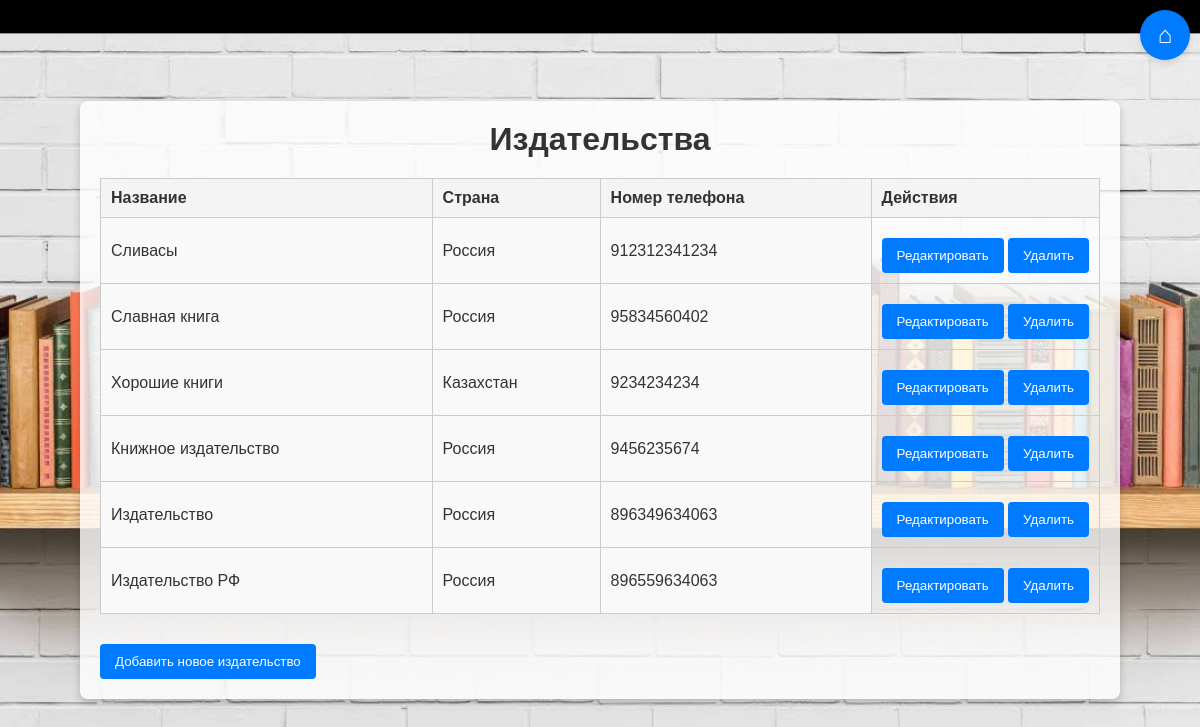
Page /app/Publishers.php (signed in) on the committed database.
### tables this page shows
CREATE TABLE `Publishers` (
  `publisher_id` int NOT NULL,
  `name` varchar(100) NOT NULL,
  `country` varchar(255) DEFAULT 'Россия',
  `phone_number` varchar(20) NOT NULL
);

### app/Publishers.php (the view, shortened to what this page needs)
<?php
include("dbook.php");
$publishers = mysqli_query($dbook, "SELECT * FROM Publishers");
?>
<!DOCTYPE html>
<html lang="ru">
<head>
    <link rel="stylesheet" href="styles.css">
</head>
<body class="publishers-page">
<div class="container">
 <button class="home-button">
            <a href="index.php" title="На главную">&#8962;</a>
        </button>
    <h1>Издательства</h1>
    <table>
        <thead>
            <tr>
                <th>Название</th>
                <th>Страна</th>
                <th>Номер телефона</th>
                <th>Действия</th>
            </tr>
        </thead>
        <tbody>
            <?php while ($publisher = mysqli_fetch_assoc($publishers)): ?>
                <tr id="publisher_<?=$publisher['publisher_id']?>">
                    <td class="editable" data-column="name"><?=$publisher['name']?></td>
                    <td class="editable" data-column="country"><?=$publisher['country']?></td>
                    <td class="editable" data-column="phone_number"><?=$publisher['phone_number']?></td>
					<td>
						<button class="editBtn button" data-id="<?=$publisher['publisher_id']?>">Редактировать</button>
						<button class="deleteBtn button" data-id="<?=$publisher['publisher_id']?>">Удалить</button>
					</td>
                </tr>
            <?php endwhile; ?>
        </tbody>
    </table>
 <button class="button" id="addPublisherBtn">Добавить новое издательство</button>
</body>
</html>

### app/styles.css (style rules this page uses)
body, h1, h2, p, a { margin: 0; padding: 0; box-sizing: border-box; }
body { font-family: Arial, sans-serif; background: url('picture.jpg') no-repeat center center fixed; background-size: cover; color: #333; display: flex; justify-content: center; align-items: center; height: 100vh; flex-direction: column; }
h1 { color: #f5f5f5; text-align: center; margin-bottom: 20px; font-size: 36px; }
.container { max-width: 100%; overflow-x: auto; }
table { width: 100%; border-collapse: collapse; }
table th, table td { border: 1px solid #ddd; padding: 8px; text-align: left; }
button { cursor: pointer; padding: 5px 10px; border: none; background-color: #007BFF; color: white; border-radius: 3px; }
body.publishers-page { font-family: Arial, sans-serif; background: url('picture.jpg') no-repeat center center fixed; background-size: cover; color: #333; margin: 0; padding: 20px; }
.publishers-page .container { background: rgba(255, 255, 255, 0.8); padding: 20px; align-items: center; width: 100%; border-radius: 8px; max-width: 100%; box-shadow: 0 4px 8px rgba(0, 0, 0, 0.2); max-width: 1000px; margin: 0 auto; }
.publishers-page table { width: 100%; max-width: 100%; table-layout: auto; max-height: 600px; overflow-y: auto; display:block; border-collapse: collapse; margin-bottom: 20px; }
.publishers-page table th, .publishers-page table td { border: 1px solid #ccc; padding: 10px; text-align: left; white-space: nowrap; }
.publishers-page table th { background-color: #f4f4f4; }
.publishers-page .button { display: inline-block; padding: 10px 15px; margin-top: 10px; color: #fff; background-color: #007bff; border: none; border-radius: 4px; text-decoration: none; text-align: center; cursor: pointer; }
.publishers-page .editable { background-color: #f9f9f9; }
.publishers-page h1 { font-size: 32px; font-weight: bold; color: #333; text-align: center; }
td:nth-child(4), td:nth-child(5) { width: 20%; }
.home-button { position: fixed; top: 10px; right: 10px; background-color: #007BFF; color: #fff; border: none; border-radius: 50%; width: 50px; height: 50px; display: flex; justify-content: center; align-items: center; font-size: 24px; line-height: 50px; cursor: pointer; box-shadow: 0 4px 6px rgba(0, 0, 0, 0.1); transition: background-color 0.3s ease; }
.home-button a { text-decoration: none; color: #fff; }

### rows in the picture
publishers: name "Сливасы", country "Россия", phone_number "912312341234"
publishers: name "Славная книга", country "Россия", phone_number "95834560402"
publishers: name "Хорошие книги", country "Казахстан", phone_number "9234234234"
publishers: name "Книжное издательство", country "Россия", phone_number "9456235674"
publishers: name "Издательство", country "Россия", phone_number "896349634063"
publishers: name "Издательство РФ", country "Россия", phone_number "896559634063"
